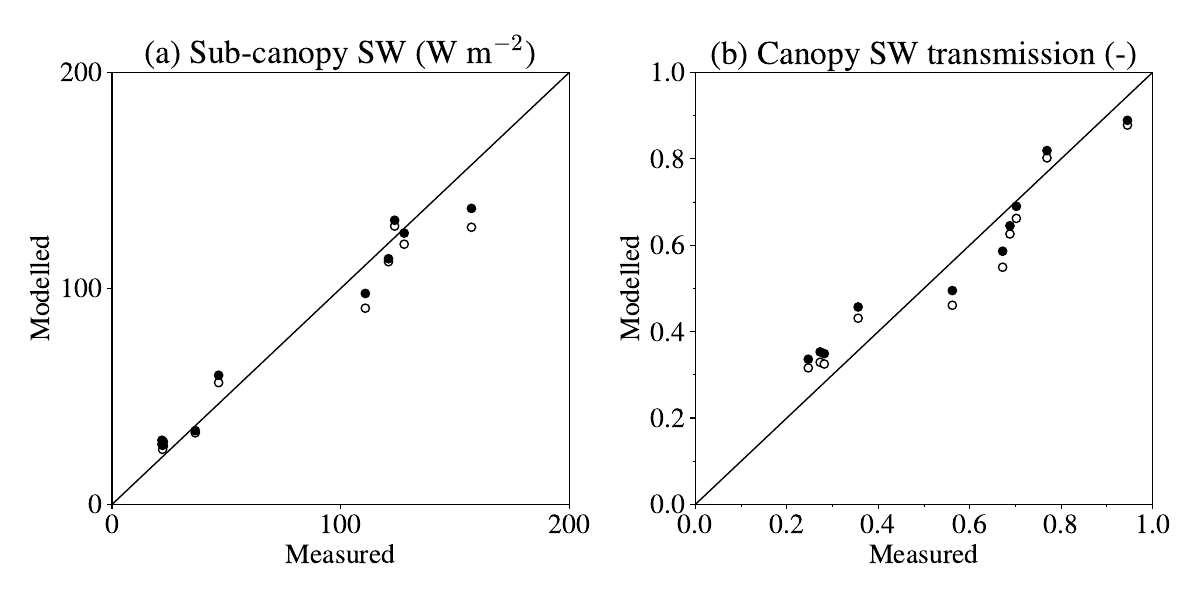

Here is the Python script that generated this plot:
"""
A Flexible Snow Model (FSM 2.1.0) including a forest canopy
Figure 5. Beer's Law (open circles) and two-stream approximation (closed circles) simulations
of (a) average sub-canopy downwards shortwave radiation and (b) canopy shortwave transmission,
compared with measurements in 10 forest stands.
Simulations with one and two canopy layers are indistinguishable.
"""
import matplotlib.pyplot as plt
from matplotlib.ticker import MultipleLocator
import numpy as np

plt.rcParams['font.size'] = 20
plt.rcParams['mathtext.fontset'] = 'cm'
plt.rcParams['font.family'] = 'STIXGeneral'

plt.figure(figsize=(12,6))
ax1 = plt.subplot(121)
ax2 = plt.subplot(122)

CANRAD = np.loadtxt('Figure05.dat',usecols=0)
SWobs  = np.loadtxt('Figure05.dat',usecols=1)
SWmod  = np.loadtxt('Figure05.dat',usecols=2)
tobs   = np.loadtxt('Figure05.dat',usecols=3)
tmod   = np.loadtxt('Figure05.dat',usecols=4)

ax1.plot(SWobs[CANRAD==1],SWmod[CANRAD==1],'ko',mfc='w')
ax1.plot(SWobs[CANRAD==2],SWmod[CANRAD==2],'ko')
ax2.plot(tobs[CANRAD==1],tmod[CANRAD==1],'ko',mfc='w')
ax2.plot(tobs[CANRAD==2],tmod[CANRAD==2],'ko')

ax1.plot([0,200],[0,200],'k',lw=1)
ax1.set_xlim(0,200)
ax1.set_xticks([0,100,200])
ax1.set_xlabel('Measured')
ax1.set_ylim(0,200)
ax1.set_yticks([0,100,200])
ax1.set_ylabel('Modelled')
ax1.set_title('(a) Sub-canopy SW (W m$^{-2}$)')

ax2.plot([0,1],[0,1],'k',lw=1)
ax2.set_xlim(0,1)
ax2.xaxis.set_minor_locator(MultipleLocator(0.1))
ax2.set_xlabel('Measured')
ax2.set_ylim(0,1)
ax2.yaxis.set_minor_locator(MultipleLocator(0.1))
ax2.set_ylabel('Modelled')
ax2.set_title('(b) Canopy SW transmission (-)')

plt.tight_layout()
plt.savefig('Figure05.pdf')
